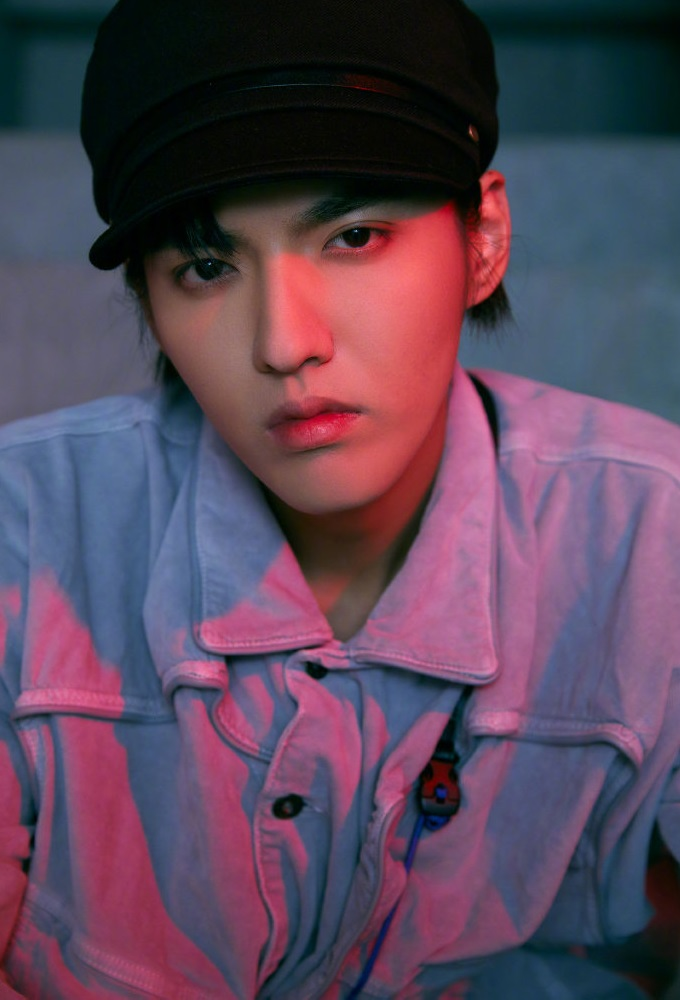
%> input picture DIP/Intensity transformations/kris(1).jpg, 680 x 1000 px
$ octave Spatial.m   (GNU Octave 9; MATLAB toolbox functions it lacks are replaced by stand-ins)
%> lines starting %> are read from the running program, lines starting %| are printed output that depends on the picture
%% 噪声
%数字图像在获取、传输的过程中都可能会受到噪声的污染，常见的噪声主要有高斯噪声和椒盐噪声。
%其中，高斯噪声主要是由摄像机传感器元器件内部产生的，椒盐噪声主要是由图像切割所产生的黑白相间的亮暗点噪声，
%“椒”表示黑色噪声，“盐”表示白色噪声。
RGB=imread('D:\Project_All_Apps\DIP_project\Images\OTHER\kris(1).jpg'); %读取RGB图像
%> RGB is the input picture: size 1000x680x3 uint8; mean R, G, B 90.4, 69.9, 90
I = rgb2gray(RGB);                                                      %把 RGB 图像转换成灰度图像
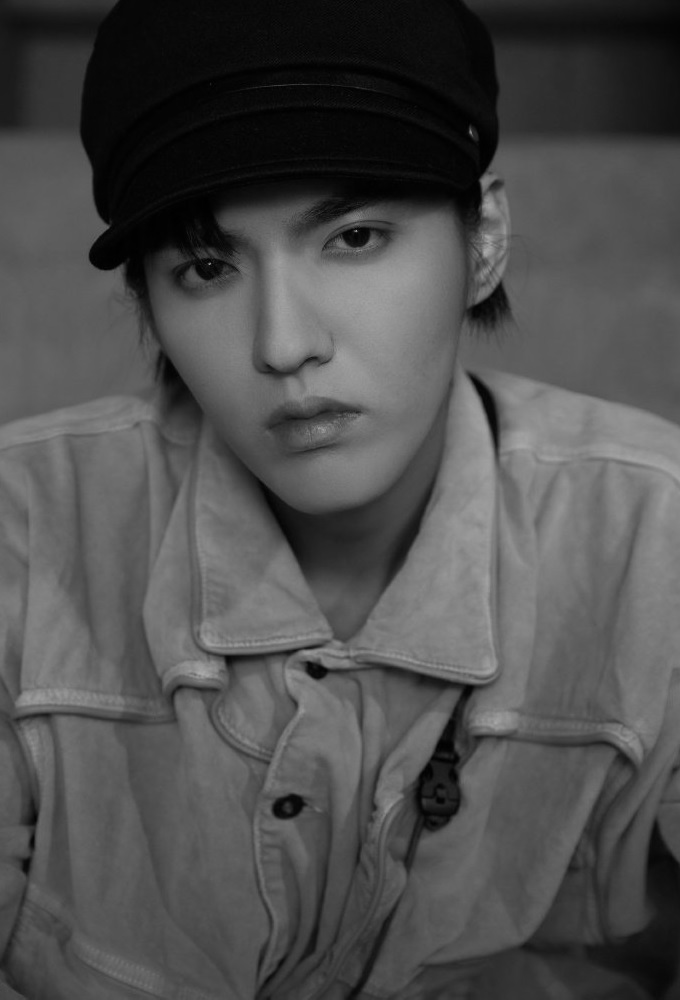
%> I: size 1000x680 uint8; min 0, max 171, mean 78.3
J=imnoise(I,'salt & pepper',0.06);                                      %给灰度图像添加椒盐噪声
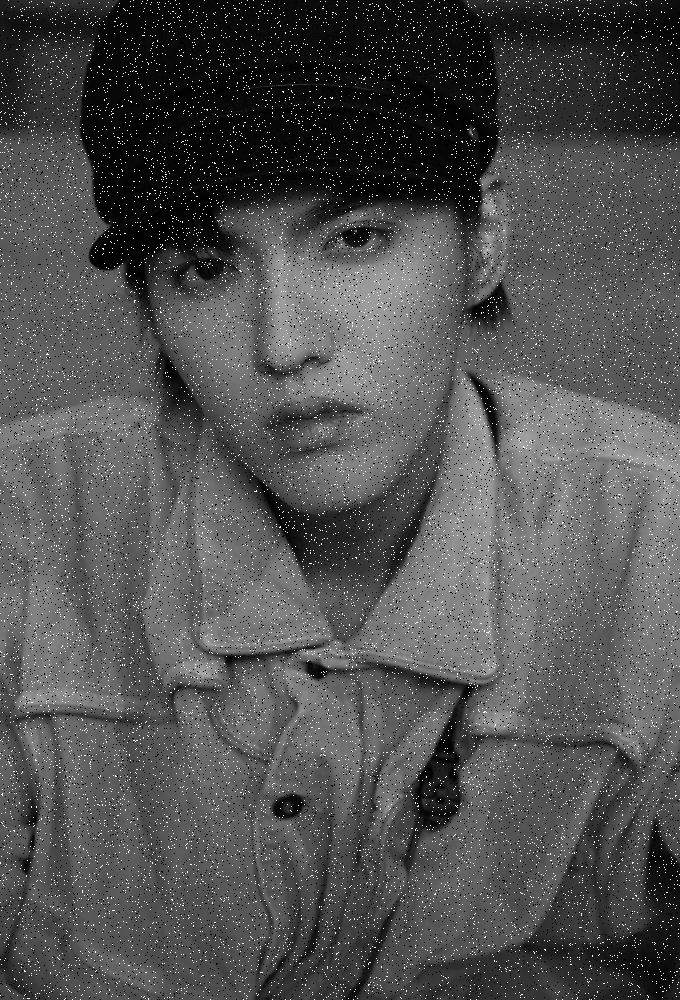
%> J: size 1000x680 uint8; min 0, max 255, mean 81.2
K=imnoise(I,'gaussian',0.05,0.05);                                      %给灰度图像添加高斯噪声
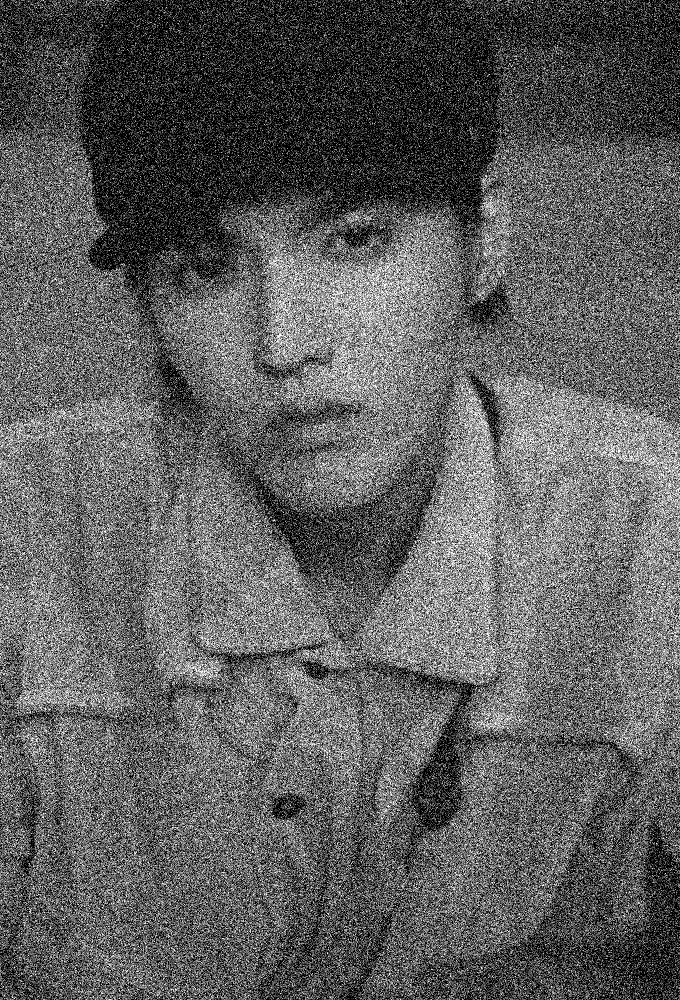
%> K: size 1000x680 uint8; min 0, max 255, mean 94.2
figure,suptitle('原图+初步处理的图像');                                  %Figure 1
subplot(1, 4, 1), imshow(RGB), title('原RGB图');
subplot(1, 4, 2), imshow(I), title('灰色图像');
subplot(1, 4, 3), imshow(J), title('椒盐噪声');
subplot(1, 4, 4), imshow(K), title('高斯噪声');
%% 空域图像去噪
%空域图像去噪用的有均值滤波算法（邻域平均法）和中值滤波算法，主要是对图像像素做邻域的运算来达到去噪结果。
%基于空域像素特征的方法，是通过分析在一定大小的窗口内，即中心点及其周围大小为m×n的邻域，分析中心像素和其他相邻像素之间在灰度空间的直接联系，来获取新的中心像素值的方法。
%imfilter是多维滤波，fspecial('average')是方形平均滤波器，默认为3×3
%而filter2只能二维图像滤波，另外除以255的目的是因为filter2是double型的，图像显示如果是double的，就需要是0-1之间，所以需要除以255
J1 = imfilter(J, fspecial('average'));
J2 = filter2(fspecial('average',5),J)/255;
J3 = filter2(fspecial('average',7),J)/255;
%> (the run ends here)
